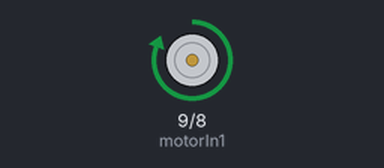
The sketch below on a simulated Arduino Uno, built with avr-gcc and run on an emulated ATmega328P. Parts: motor-driver pin pairs drawn as motors (green arrow = first pin HIGH = forward, orange = second pin HIGH = backward, longer = more drive, scaled by the enable pin).

Above: at 1.5 s.
At 3.5 s:
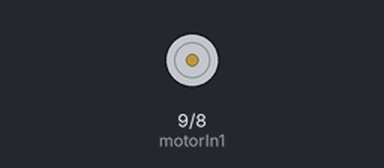
At 5.5 s:
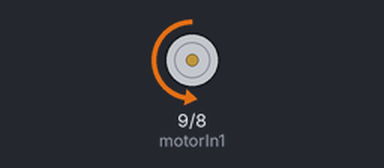
Timing chart, 0 to 10.4 s (numbered marks = the images above):
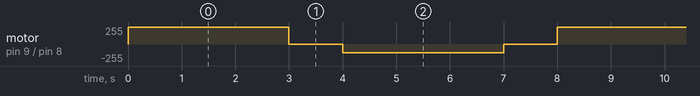

The sketch:

dcMotorwithSpeedControl.ino
```cpp
// Motor control pins
int motorIn1 = 9;
int motorIn2 = 8;
int motorSpeed = 10;  // ENA pin connected to pin 10 for PWM control

void setup() {
  // Set motor control pins as output
  pinMode(motorIn1, OUTPUT);
  pinMode(motorIn2, OUTPUT);
  pinMode(motorSpeed, OUTPUT);
}

void loop() {
  // Run the motor forward at full speed
  digitalWrite(motorIn1, HIGH);
  digitalWrite(motorIn2, LOW);
  analogWrite(motorSpeed, 255);  // Set speed to maximum
  delay(3000);                   // Run for 3 seconds

  // Stop the motor
  digitalWrite(motorIn1, LOW);
  digitalWrite(motorIn2, LOW);
  delay(1000);                   // Pause for 1 second

  // Run the motor in reverse at half speed
  digitalWrite(motorIn1, LOW);
  digitalWrite(motorIn2, HIGH);
  analogWrite(motorSpeed, 128);  // Set speed to half
  delay(3000);                   // Run for 3 seconds

  // Stop the motor
  digitalWrite(motorIn1, LOW);
  digitalWrite(motorIn2, LOW);
  delay(1000);                   // Pause for 1 second
}
```

Measured:
- by itself, motor on pin 9 (motorIn1) / pin 8 (motorIn2): repeats every 8.0 s: stopped 1.0 s, backward 128/255 3.0 s, stopped 1.0 s, forward 255/255 3.0 s
